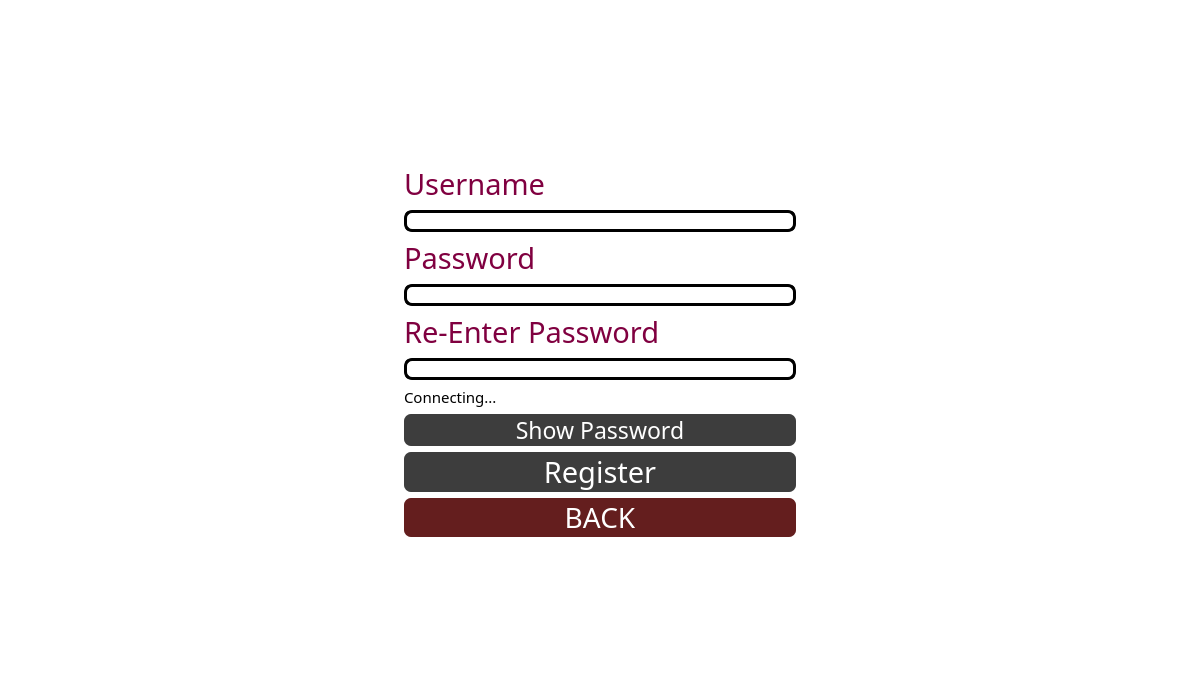
<?xml version="1.0" encoding="UTF-8"?>
<ui version="4.0">
 <class>RegisterPage</class>
 <widget class="QWidget" name="RegisterPage">
  <property name="geometry">
   <rect>
    <x>0</x>
    <y>0</y>
    <width>1200</width>
    <height>700</height>
   </rect>
  </property>
  <property name="windowTitle">
   <string>Form</string>
  </property>
  <property name="styleSheet">
   <string notr="true">QWidget{
background-color: white;
}</string>
  </property>
  <layout class="QGridLayout" name="gridLayout">
   <item row="1" column="1">
    <layout class="QVBoxLayout" name="verticalLayout_6">
     <item>
      <layout class="QVBoxLayout" name="verticalLayout_4">
       <item>
        <layout class="QVBoxLayout" name="verticalLayout">
         <item>
          <layout class="QHBoxLayout" name="horizontalLayout"/>
         </item>
         <item>
          <widget class="QLabel" name="usernameLabel">
           <property name="font">
            <font>
             <family>Menlo</family>
             <pointsize>22</pointsize>
            </font>
           </property>
           <property name="text">
            <string>&lt;html&gt;&lt;head/&gt;&lt;body&gt;&lt;p&gt;&lt;span style=&quot; color:#800040;&quot;&gt;Username&lt;/span&gt;&lt;/p&gt;&lt;/body&gt;&lt;/html&gt;</string>
           </property>
          </widget>
         </item>
         <item>
          <widget class="QLineEdit" name="usernameTextBox">
           <property name="styleSheet">
            <string notr="true">QLineEdit { 
border: solid;
border-radius: 8px; 
border-color: #000000;
border-width: 3px;
color:rgb(0, 0, 0); 
background-color: rgb(255, 255, 255); 
} </string>
           </property>
          </widget>
         </item>
        </layout>
       </item>
       <item>
        <layout class="QVBoxLayout" name="verticalLayout_2">
         <item>
          <widget class="QLabel" name="passwordLabel">
           <property name="font">
            <font>
             <family>Menlo</family>
             <pointsize>22</pointsize>
            </font>
           </property>
           <property name="text">
            <string>&lt;html&gt;&lt;head/&gt;&lt;body&gt;&lt;p&gt;&lt;span style=&quot; color:#800040;&quot;&gt;Password &lt;/span&gt;&lt;/p&gt;&lt;/body&gt;&lt;/html&gt;</string>
           </property>
          </widget>
         </item>
         <item>
          <widget class="QLineEdit" name="passwordTextBox">
           <property name="styleSheet">
            <string notr="true">QLineEdit { 
border: solid;
border-radius: 8px; 
border-color: #000000;
border-width: 3px;
color:rgb(0, 0, 0); 
background-color: rgb(255, 255, 255); 
} </string>
           </property>
           <property name="echoMode">
            <enum>QLineEdit::Password</enum>
           </property>
          </widget>
         </item>
        </layout>
       </item>
       <item>
        <layout class="QVBoxLayout" name="verticalLayout_3">
         <item>
          <widget class="QLabel" name="passwordLabel2">
           <property name="font">
            <font>
             <family>Menlo</family>
             <pointsize>22</pointsize>
            </font>
           </property>
           <property name="text">
            <string>&lt;html&gt;&lt;head/&gt;&lt;body&gt;&lt;p&gt;&lt;span style=&quot; color:#800040;&quot;&gt;Re-Enter Password&lt;/span&gt;&lt;/p&gt;&lt;/body&gt;&lt;/html&gt;</string>
           </property>
          </widget>
         </item>
         <item>
          <widget class="QLineEdit" name="passwordTextBox2">
           <property name="styleSheet">
            <string notr="true">QLineEdit { 
border: solid;
border-radius: 8px; 
border-color: #000000;
border-width: 3px;
color:rgb(0, 0, 0); 
background-color: rgb(255, 255, 255); 
} </string>
           </property>
           <property name="echoMode">
            <enum>QLineEdit::Password</enum>
           </property>
          </widget>
         </item>
        </layout>
       </item>
      </layout>
     </item>
     <item>
      <layout class="QVBoxLayout" name="verticalLayout_5">
       <item>
        <widget class="QLabel" name="statusLabel">
         <property name="font">
          <font>
           <family>Menlo</family>
           <pointsize>11</pointsize>
          </font>
         </property>
         <property name="text">
          <string>Connecting...</string>
         </property>
        </widget>
       </item>
       <item>
        <widget class="QPushButton" name="showPassword">
         <property name="sizePolicy">
          <sizepolicy hsizetype="Minimum" vsizetype="Fixed">
           <horstretch>0</horstretch>
           <verstretch>0</verstretch>
          </sizepolicy>
         </property>
         <property name="minimumSize">
          <size>
           <width>0</width>
           <height>15</height>
          </size>
         </property>
         <property name="font">
          <font>
           <family>Menlo</family>
           <pointsize>17</pointsize>
          </font>
         </property>
         <property name="styleSheet">
          <string>QPushButton{
border-style:solid;
background-color:#3d3d3d;
color:#fff;
border-radius:7px;
}

QPushButton:hover{
border-style:solid;
border-width: 3px;
border-color:#2DEC6C;
border-radius:7px;
}</string>
         </property>
         <property name="text">
          <string>Show Password</string>
         </property>
        </widget>
       </item>
       <item>
        <widget class="QPushButton" name="registerButton">
         <property name="minimumSize">
          <size>
           <width>0</width>
           <height>30</height>
          </size>
         </property>
         <property name="font">
          <font>
           <family>Menlo</family>
           <pointsize>22</pointsize>
          </font>
         </property>
         <property name="styleSheet">
          <string notr="true">QPushButton{
border-style:solid;
background-color:#3d3d3d;
color:#fff;
border-radius:7px;
}

QPushButton:hover{
border-style:solid;
border-width: 3px;
border-color:#2DEC6C;
border-radius:7px;
}</string>
         </property>
         <property name="text">
          <string>Register</string>
         </property>
        </widget>
       </item>
       <item>
        <widget class="QPushButton" name="backButton">
         <property name="font">
          <font>
           <family>Menlo</family>
           <pointsize>21</pointsize>
          </font>
         </property>
         <property name="styleSheet">
          <string notr="true">QPushButton{
border-style:solid;
background-color:#641E1E;
color:#fff;
border-radius:7px;
}

QPushButton:hover{
border-style:solid;
border-width: 3px;
border-color:#2DEC6C;
border-radius:7px;
}</string>
         </property>
         <property name="text">
          <string>BACK</string>
         </property>
        </widget>
       </item>
      </layout>
     </item>
    </layout>
   </item>
   <item row="0" column="1">
    <spacer name="verticalSpacer">
     <property name="orientation">
      <enum>Qt::Vertical</enum>
     </property>
     <property name="sizeHint" stdset="0">
      <size>
       <width>20</width>
       <height>40</height>
      </size>
     </property>
    </spacer>
   </item>
   <item row="1" column="2">
    <spacer name="horizontalSpacer_2">
     <property name="orientation">
      <enum>Qt::Horizontal</enum>
     </property>
     <property name="sizeHint" stdset="0">
      <size>
       <width>40</width>
       <height>20</height>
      </size>
     </property>
    </spacer>
   </item>
   <item row="2" column="1">
    <spacer name="verticalSpacer_2">
     <property name="orientation">
      <enum>Qt::Vertical</enum>
     </property>
     <property name="sizeHint" stdset="0">
      <size>
       <width>20</width>
       <height>40</height>
      </size>
     </property>
    </spacer>
   </item>
   <item row="1" column="0">
    <spacer name="horizontalSpacer">
     <property name="orientation">
      <enum>Qt::Horizontal</enum>
     </property>
     <property name="sizeHint" stdset="0">
      <size>
       <width>40</width>
       <height>20</height>
      </size>
     </property>
    </spacer>
   </item>
  </layout>
 </widget>
 <resources/>
 <connections/>
</ui>
